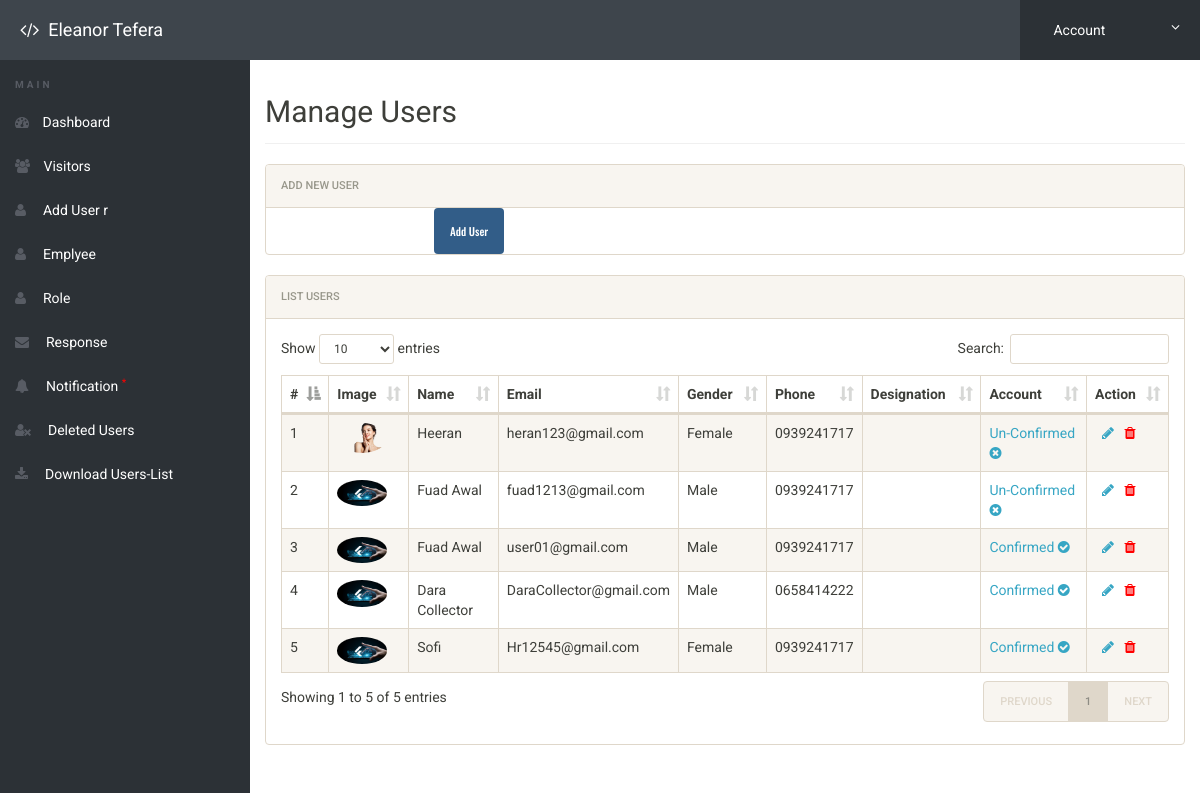
Page /admin/userlist01.php (signed in) on the committed database.
### tables this page shows
CREATE TABLE `users` (
  `id` int(11) NOT NULL,
  `name` varchar(50) NOT NULL,
  `email` varchar(50) NOT NULL,
  `password` varchar(50) NOT NULL,
  `gender` varchar(50) NOT NULL,
  `mobile` varchar(50) NOT NULL,
  `Location` varchar(50) NOT NULL,
  `image` varchar(50) NOT NULL,
  `status` int(10) NOT NULL,
  `role_id` int(11) NOT NULL
);

### admin/userlist01.php (the view, shortened to what this page needs)
<?php
include('includes/config.php');
if(strlen($_SESSION['alogin'])==0)
	{
header('location:index.php');
}
else{
 ?>
<!doctype html>
<html lang="en" class="no-js">
<head>
	<link rel="stylesheet" href="css/font-awesome.min.css">
	<link rel="stylesheet" href="css/bootstrap.min.css">
	<link rel="stylesheet" href="css/dataTables.bootstrap.min.css">
	<link rel="stylesheet" href="css/bootstrap-social.css">
	<link rel="stylesheet" href="css/bootstrap-select.css">
	<link rel="stylesheet" href="css/fileinput.min.css">
	<link rel="stylesheet" href="css/awesome-bootstrap-checkbox.css">
	<link rel="stylesheet" href="css/style.css">
</head>
<body>
	<?php include('includes/header.php');?>
	<div class="ts-main-content">
		<?php include('includes/leftbar.php');?>
		<div class="content-wrapper">
			<div class="container-fluid">
				<div class="row">
					<div class="col-md-12">
						<h2 class="page-title">Manage Users</h2>
						<div class="panel panel-default">
                            <div class="panel-heading">Add New User</div>
                                <div class="form-group">
                                        <div class="col-sm-8 col-sm-offset-2">
                                            <a href="profile.php"><button class="btn btn-primary" name="add" type="submit">Add User</button></a>
                                        </div>
                                    </div>
                        </div>
						<div class="panel panel-default">
							<div class="panel-heading">List Users</div>
							<div class="panel-body">
								<table id="zctb" class="display table table-striped table-bordered table-hover" cellspacing="0" width="100%">
									<thead>
										<tr>
										<th>#</th>
												<th>Image</th>
                                                <th>Name</th>
                                                <th>Email</th>
                                                <th>Gender</th>
                                                <th>Phone</th>
                                                <th>Designation</th>
                                                <th>Account</th>
											<th>Action</th>
										</tr>
									</thead>
									<tbody>
<?php $sql = "SELECT * from  users ";
$query = $dbh -> prepare($sql);
$query->execute();
$results=$query->fetchAll(PDO::FETCH_OBJ);
$cnt=1;
if($query->rowCount() > 0)
{
foreach($results as $result)
{				?>
										<tr>
											<td><?php echo htmlentities($cnt);?></td>
											<td><img src="../images/<?php echo htmlentities($result->image);?>" style="width:50px; border-radius:50%;"/></td>
                                            <td><?php echo htmlentities($result->name);?></td>
                                            <td><?php echo htmlentities($result->email);?></td>
                                            <td><?php echo htmlentities($result->gender);?></td>
                                            <td><?php echo htmlentities($result->mobile);?></td>
                                            <td><?php echo htmlentities($result->designation);?>
                                            <td>
                                            <?php if($result->status == 1)
                                                    {?>
                                                    <a href="userlist01.php?confirm=<?php echo htmlentities($result->id);?>" onclick="return confirm('Do you really want to Un-Confirm the Account')">Confirmed <i class="fa fa-check-circle"></i></a>
                                                    <?php } else {?>
                                                    <a href="userlist01.php?unconfirm=<?php echo htmlentities($result->id);?>" onclick="return confirm('Do you really want to Confirm the Account')">Un-Confirmed <i class="fa fa-times-circle"></i></a>
                                                    <?php } ?>
</td>
                                            </td>
<td>
<a href="edit-user.php?edit=<?php echo $result->id;?>" onclick="return confirm('Do you want to Edit');">&nbsp; <i class="fa fa-pencil"></i></a>&nbsp;&nbsp;
<a href="userlist01.php?del=<?php echo $result->id;?>&name=<?php echo htmlentities($result->email);?>" onclick="return confirm('Do you want to Delete');"><i class="fa fa-trash" style="color:red"></i></a>&nbsp;&nbsp;
</td>
										</tr>
										<?php $cnt=$cnt+1; }} ?>
									</tbody>
								</table>
							</div>
						</div>
					</div>
				</div>
			</div>
		</div>
	</div>
</body>
</html>
<?php } ?>

### admin/includes/header.php (shortened to what this page needs)
<div class="brand clearfix">
<h4 class="pull-left text-white" style="margin:20px 0px 0px 20px"><i class="fa fa-code"></i>&nbsp; Eleanor Tefera</h4>
		<ul class="ts-profile-nav">
			<li class="ts-account">
				<a href="#"><img src="img/ts-avatar.jpg" class="ts-avatar hidden-side" alt=""> Account <i class="fa fa-angle-down hidden-side"></i></a>
			</li>
		</ul>
	</div>

### admin/includes/leftbar.php
<nav class="ts-sidebar">
		<ul class="ts-sidebar-menu">
			<li class="ts-label">Main</li>
			<li><a href="admin_dashboard.php"><i class="fa fa-dashboard"></i> Dashboard</a></li>
		<li><a href="userlist.php"><i class="fa fa-users"></i> Visitors</a>
		</li>
		<li><a href="userlist01.php"><i class="fa fa-user"></i> &nbsp;Add User r</a>
		</li>
		<li><a href="manage_admins01.php"><i class="fa fa-user"></i> &nbsp;Emplyee</a>
		</li>
		<li><a href="role01.php"><i class="fa fa-user"></i> &nbsp;Role</a>
		</li>
		<li><a href="feedback.php"><i class="fa fa-envelope"></i> &nbsp;Response</a>
		</li>
		<li><a href="notification.php"><i class="fa fa-bell"></i> &nbsp;Notification <sup style="color:red">*</sup></a>
		</li>
		<li><a href="deleteduser.php"><i class="fa fa-user-times"></i> &nbsp;Deleted Users</a>
		</li>
		<li><a href="download.php"><i class="fa fa-download"></i> &nbsp;Download Users-List</a>
		</li>
		</ul>
	</nav>

### admin/css/style.css (style rules this page uses)
html { font-size: 14px; }
@media only screen and (min-width: 480px) { html { font-size: 17px; } }
@media only screen and (min-width: 768px) { html { font-size: 14px; } }
body { font-size: 1em; }
a { color: #37a6c4; }
.btn { font-family: 'Oswald', sans-serif; }
.panel { overflow: hidden; }
.text-white, .text-light { color: #fff !important; }
ul, li { margin: 0; padding: 0; list-style: none; }
.btn { text-transform: none; }
.page-title { padding-bottom: 15px; margin-bottom: 20px; border-bottom: 1px solid #f0f0f0; }
.brand { background: #3e454c; position: relative; z-index: 3; position: fixed; width: 100%; top: 0; }
.brand .ts-profile-nav { float: right; display: none; }
.brand .ts-profile-nav li { float: left; position: relative; }
.brand .ts-profile-nav li a { display: block; padding: 20px; color: #fff; }
.brand .ts-profile-nav .ts-account .fa-angle-down { float: right; }
.brand .ts-profile-nav .ts-account > a { width: 180px; background: #2c3136; }
@media only screen and (min-width: 992px) { .brand .ts-profile-nav { display: block; } }
.ts-sidebar { background: #2c3136; max-height: 0; transition: max-height 0.3s; overflow: hidden; position: fixed; z-index: 2; width: 100%; bottom: 0; top: 60px; overflow-y: auto; }
@media only screen and (min-width: 992px) { .ts-sidebar { max-height: 100%; bottom: 0; } }
.ts-sidebar-menu .ts-label { color: #585c64; font-weight: bold; padding: 8px 15px; text-transform: uppercase; font-size: 10px; letter-spacing: 3px; margin-top: 10px; }
.ts-sidebar-menu a { display: block; text-decoration: none; padding: 12px 15px; color: #fff; }
.ts-sidebar-menu li { position: relative; }
.ts-sidebar-menu li i { color: #585c64; margin-right: 10px; }
.ts-main-content .content-wrapper { padding-top: 15px; margin-top: 60px; }
@media only screen and (min-width: 992px) { .ts-main-content .ts-sidebar { width: 250px; float: left; } }
@media only screen and (min-width: 992px) { .ts-main-content .content-wrapper { margin-left: 250px; } }

### rows in the picture
users: image (picture), name "Heeran", email "heran123@gmail.com", gender "Female", mobile "0939241717"
users: image (picture), name "Fuad Awal", email "fuad1213@gmail.com", gender "Male", mobile "0939241717"
users: image (picture), name "Fuad Awal", email "user01@gmail.com", gender "Male", mobile "0939241717"
users: image (picture), name "Dara Collector", email "DaraCollector@gmail.com", gender "Male", mobile "0658414222"
users: image (picture), name "Sofi", email "Hr12545@gmail.com", gender "Female", mobile "0939241717"
